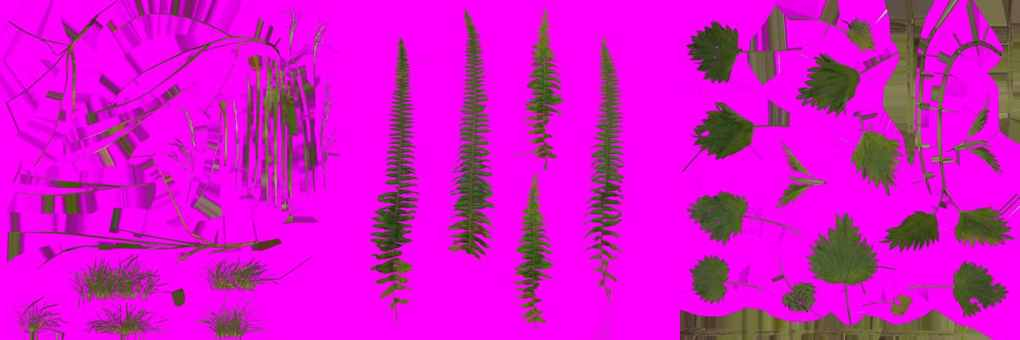
#> input picture shots/alley_moss/_atlas_v.jpg, 1020 x 340 px
$ python _stats.py _atlas_v.jpg
#> lines starting #> are read from the running program, lines starting #| are printed output that depends on the picture; after the words box and inside, x2 and y2 are one past the last pixel; in counts of white or black regions, pixels touching at a corner belong together
import sys
from PIL import Image
import numpy as np
for f in sys.argv[1:]:
    a=np.asarray(Image.open(f).convert('RGB').resize((400,225))).astype(float)
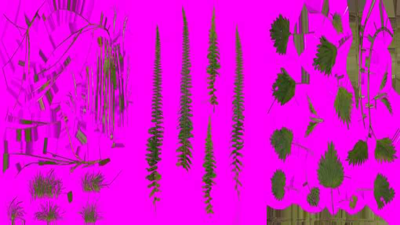
#> a: shape (225, 400, 3) float64; mean R, G, B 211.8, 21.1, 202.2
    l=a@[0.299,0.587,0.114]
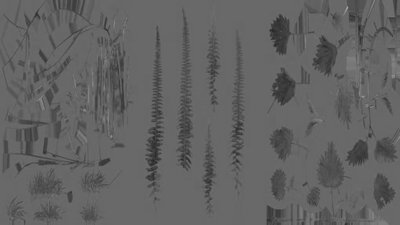
#> l: shape (225, 400) float64; min 34.07, max 170.1, mean 98.8
    mx=a.max(2); mn=a.min(2); s=np.where(mx>0,(mx-mn)/np.maximum(mx,1),0)
#> after `mx = a.max(2)`:
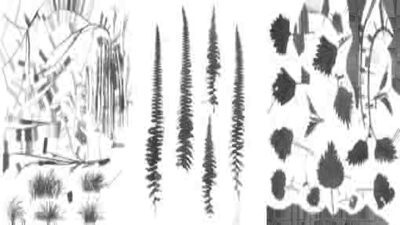
#> mx: shape (225, 400) float64; min 47, max 255, mean 213.1
#> after `mn = a.min(2)`:
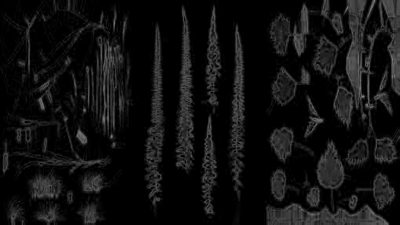
#> mn: shape (225, 400) float64; min 0, max 133, mean 16.3
#> after `s = np.where(mx > 0, (mx - mn) / np.maximum(mx, 1), 0)`:
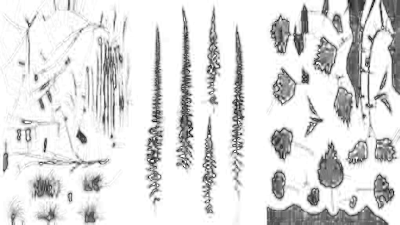
#> s: shape (225, 400) float64; min 0.0492, max 1, mean 0.871
    g=(a[...,1]>a[...,0])&(a[...,1]>a[...,2])
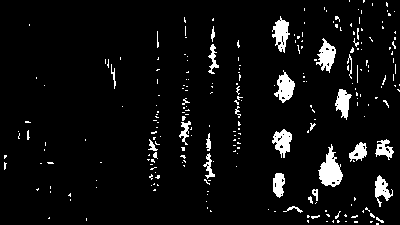
#> g: shape (225, 400) bool; 5.7% white; 245 white regions (215 under 20 px), largest, box (x1, y1, x2, y2) and area: (318, 144, 343, 187) 570, (274, 70, 295, 103) 366, (316, 38, 336, 73) 361
    print(f.split('/')[-1], 'p10/50/90', np.percentile(l,[10,50,90]).round(0), 'sat %.2f'%s.mean(), 'mean', a.reshape(-1,3).mean(0).round(0), 'green%% %.0f'%(g.mean()*100))
#| _atlas_v.jpg p10/50/90 [ 80. 104. 105.] sat 0.87 mean [212.  21. 202.] green% 6
